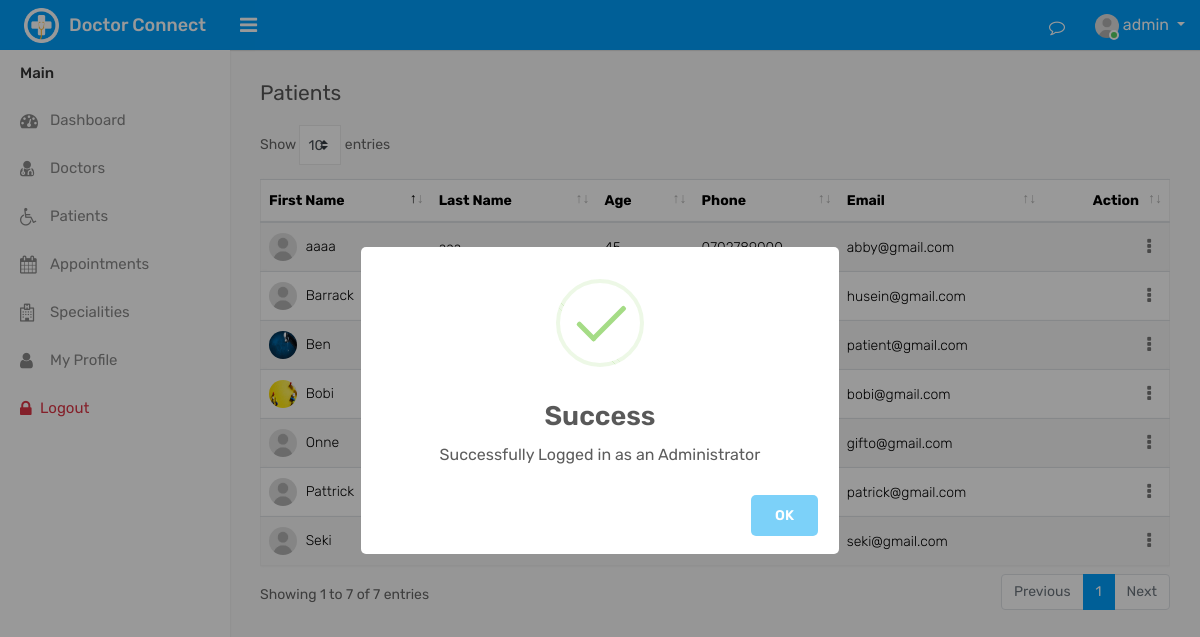
The app's page /?view=patients (signed in) with its own data.
### tables this page shows
CREATE TABLE `patients` (
  `patient_id` int(11) NOT NULL,
  `patient_first_name` varchar(255) NOT NULL,
  `patient_last_name` varchar(255) NOT NULL,
  `patient_email` varchar(255) NOT NULL,
  `patient_contact` varchar(255) NOT NULL,
  `patient_age` int(3) NOT NULL,
  `patient_gender` varchar(11) NOT NULL DEFAULT 'm',
  `patient_profile_image` varchar(255) NOT NULL DEFAULT 'user.jpg',
  `patient_password` varchar(255) NOT NULL,
  `patient_create_date` timestamp NOT NULL DEFAULT current_timestamp()
);

### backend/db/db.php (called while the page is built)
<?php
class DB{
   public static   $db = null;
   public static function getConnection(){
      try{
      $host = "localhost";
      $dbname  = "hospital";
      DB::$db = new PDO("mysql:host=$host;dbname=$dbname","admin","admin");
      DB::$db->setAttribute(PDO::ATTR_ERRMODE,PDO::ERRMODE_EXCEPTION);
      }catch(Exception $e){
         print_r($e->getMessage());
      }
      return DB::$db;
   }
}

### backend/controllers/patients_controller.php (called while the page is built, shortened)
<?php
function getPatients(){
     return DB::getConnection()->query("SELECT * FROM patients")->fetchAll();
}

### routes/routes.php (called while the page is built, shortened)
<?php
$view = "";
require("backend/db/db.php");
require("backend/controllers/patients_controller.php");
if(isset($_GET["view"])){
  $view = $_GET["view"];
}
if($view=="patients"){
  $patients = getPatients();
}

### views/patients.php (the view, shortened to what this page needs)
        <div class="page-wrapper">
            <div class="content">
                <div class="row">
                    <div class="col-sm-4 col-3">
                        <h4 class="page-title">Patients</h4>
                    </div>
                </div>
				<div class="row">
					<div class="col-md-12">
						<div class="table-responsive">
							<table class="table table-border table-striped custom-table datatable mb-0">
								<thead>
									<tr>
										<th>First Name</th>
										<th>Last Name</th>
										<th>Age</th>
										<th>Phone</th>
										<th>Email</th>
										<th class="text-right">Action</th>
									</tr>
								</thead>
								<tbody>
									<?php foreach($patients as $patient): ?>
									<tr>
										<td>
											<img width="28" height="28" src="assets/img/<?php echo($patient["patient_profile_image"]) ?>" class="rounded-circle m-r-5" alt=""> <?php echo($patient["patient_first_name"]) ?>
                       </td>
										<td><?php echo($patient["patient_last_name"]) ?></td>
										<td><?php echo($patient["patient_age"]) ?></td>
										<td><?php echo($patient["patient_contact"]) ?></td>
										<td><?php echo($patient["patient_email"]) ?></td>
										<?php if($_SESSION["role"]=="admin"):?>
										<td class="text-right">
											<div class="dropdown dropdown-action">
												<a href="#" class="action-icon dropdown-toggle" data-toggle="dropdown" aria-expanded="false"><i class="fa fa-ellipsis-v"></i></a>
											</div>
										</td>
										<?php endif ?>
									</tr>
									<?php endforeach ?>
							</tbody>
							</table>
						</div>
					</div>
                </div>
            </div>
        </div>
    </div>
</body>
</html>

### records on screen
patients: patient_profile_image (picture), patient_first_name "Ben", patient_email "patient@gmail.com"
patients: patient_profile_image (picture), patient_first_name "Bobi", patient_email "bobi@gmail.com"
patients: patient_profile_image (placeholder picture), patient_first_name "Barrack", patient_email "husein@gmail.com"
patients: patient_profile_image (placeholder picture), patient_first_name "Seki", patient_email "seki@gmail.com"
patients: patient_profile_image (placeholder picture), patient_first_name "aaaa", patient_email "abby@gmail.com"
patients: patient_profile_image (placeholder picture), patient_first_name "Onne", patient_email "gifto@gmail.com"
patients: patient_profile_image (placeholder picture), patient_first_name "Pattrick", patient_email "patrick@gmail.com"

### other values on screen
$_SESSION["role"] "admin"
